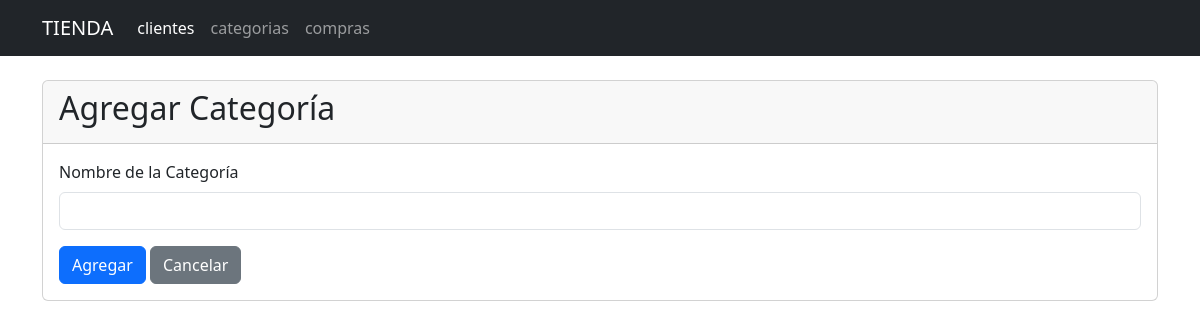
Page /editar_categoria/4 on the earlier database version.
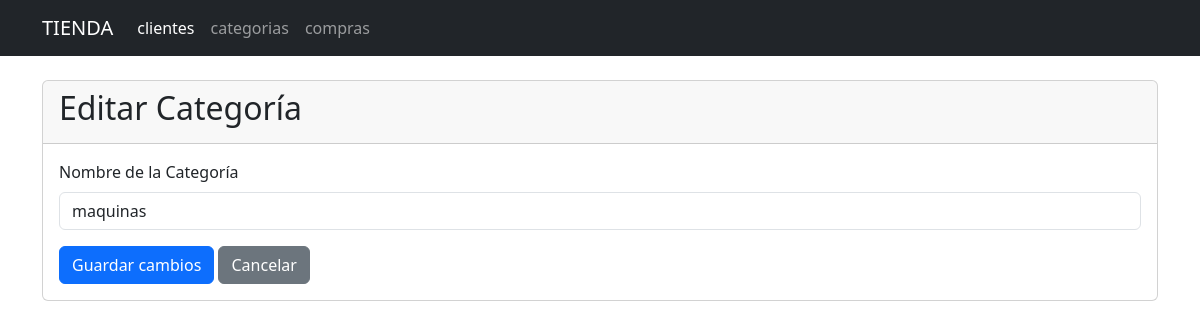
Same page on the later database version.
### tables this page shows
CREATE TABLE categoria (
    id INTEGER PRIMARY KEY AUTOINCREMENT,
    nombre TEXT NOT NULL
);

### app.py (the view, shortened to what this page needs)
@app.route('/editar_categoria/<int:id>', methods=['GET', 'POST'])
def editar_categoria(id):
    conn = get_db_connection()
    categoria = conn.execute(
        'SELECT * FROM categoria WHERE id = ?',
        (id,)
    ).fetchone()
    conn.close()
    return render_template(
        'form_categoria.html',
        categoria=categoria
    )

### app.py (called while the page is built)
def get_db_connection():
    conn = sqlite3.connect('database.db')
    conn.row_factory = sqlite3.Row
    return conn

### templates/form_categoria.html
{% extends 'base.html' %}
{% block content %}
<div class="card">
    <div class="card-header">
        {% if categoria %}
            <h2>Editar Categoría</h2>
        {% else %}
            <h2>Agregar Categoría</h2>
        {% endif %}
    </div>
    <div class="card-body">
        <form method="POST"
              action="{% if categoria %}{{ url_for('editar_categoria', id=categoria.id) }}{% else %}{{ url_for('agregar_categoria') }}{% endif %}">
            <div class="mb-3">
                <label for="nombre" class="form-label">
                    Nombre de la Categoría
                </label>
                <input type="text"
                       class="form-control"
                       id="nombre"
                       name="nombre"
                       value="{{ categoria.nombre if categoria else '' }}"
                       required>
            </div>
            <button type="submit" class="btn btn-primary">
                {% if categoria %}
                    Guardar cambios
                {% else %}
                    Agregar
                {% endif %}
            </button>
            <a href="{{ url_for('categoria') }}"
               class="btn btn-secondary">
                Cancelar
            </a>
        </form>
    </div>
</div>
{% endblock %}

Differences in the rows shown:
added categoria: nombre "maquinas"
Other differences:
text no longer shown: "Agregar Categoría Agregar"
text now shown: "Editar Categoría Guardar cambios"
